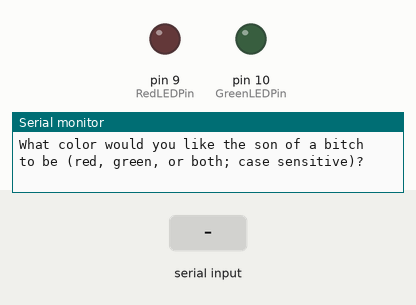
This sketch was run on a simulated Arduino Uno, built with avr-gcc and run on an emulated ATmega328P. Parts: output pins drawn as LEDs (lit = HIGH), the last lines printed to the serial monitor. The inputs (shaded band) are chosen by the test bench.

Above: at 1.2 s.
1.3 s: "red" received over Serial
At 3.4 s:
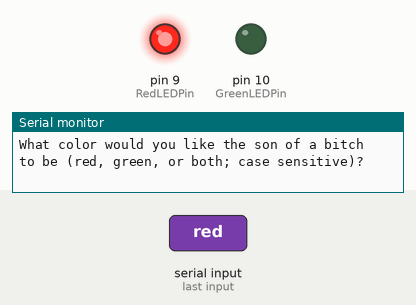
3.8 s: "green" received over Serial
At 5.3 s:
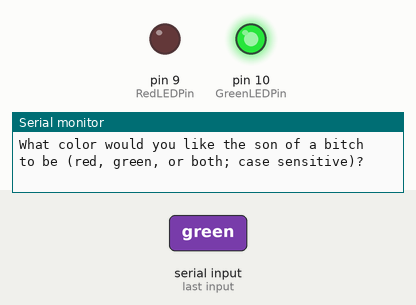
6.3 s: "both" received over Serial
At 8.4 s:
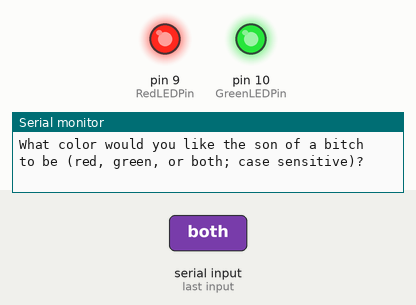
Timing chart, 0 to 9.9 s (numbered marks = the images above; inputs shaded):
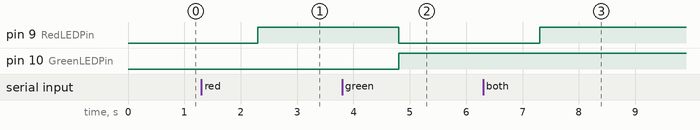

The sketch:

Conditionals_Using_If_Statements.ino
```cpp
int GreenLEDPin = 10;         //Assign pin to Green LED
int RedLEDPin = 9;            //Assign pin to Red LED
String colorChoice;           //Create an empty variable for color choice assignment
                              //NOTE: If colorChoice string placed in loop portion then the digitalWrite(..., LOW)
                              //      would not be needed, because the variable would be emptied every loop.

void setup() {
  // put your setup code here, to run once:
  Serial.begin(9600);
  pinMode(GreenLEDPin, OUTPUT);
  pinMode(RedLEDPin, OUTPUT);

}

void loop() {
  // put your main code here, to run repeatedly:
  Serial.println("What color would you like the son of a bitch to be (red, green, or both; case sensitive)?");    //Prompt user for color choice
  while(Serial.available() == 0) {            // wait for user input

  }

  colorChoice = Serial.readString();        // Assign user input to colorChoice variable

  if(colorChoice == "red") {
    digitalWrite(RedLEDPin, HIGH);
    digitalWrite(GreenLEDPin, LOW);
  }

  if(colorChoice == "green") {
    digitalWrite(GreenLEDPin, HIGH);
    digitalWrite(RedLEDPin, LOW);
  }

  if(colorChoice == "both") {
    digitalWrite(GreenLEDPin, HIGH);
    digitalWrite(RedLEDPin, HIGH);
  }

  if(colorChoice != "red" && colorChoice != "green" && colorChoice != "both") {
    Serial.println("Read the instructions and retry.");
  }


}
```

Measured:
- after the input at 1.3 s, pin 9 (RedLEDPin): LOW → HIGH after 1.0 s
- after the input at 3.8 s, pin 9 (RedLEDPin): HIGH → LOW after 1.0 s; pin 10 (GreenLEDPin): LOW → HIGH after 1.0 s
- after the input at 6.3 s, pin 9 (RedLEDPin): LOW → HIGH after 1.0 s
